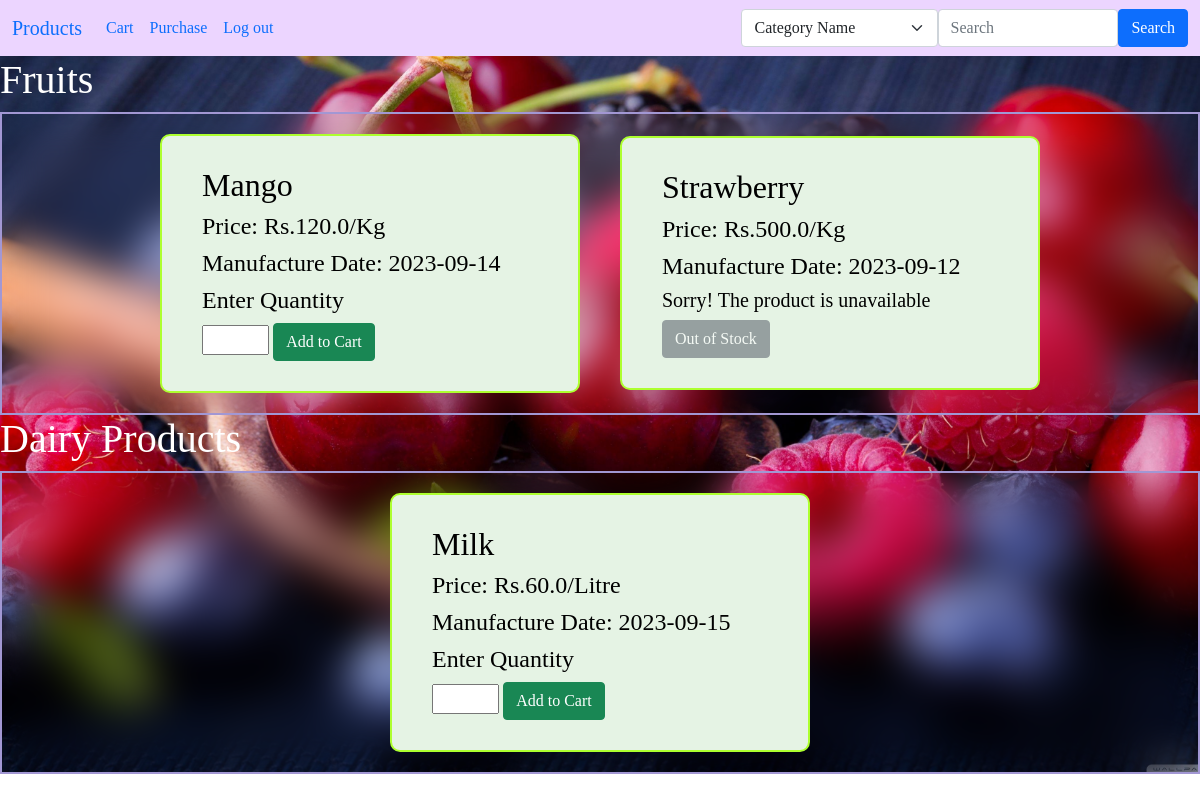
Page /user (signed in) on the committed database.
### app.py (models this page shows)
class Category(db.Model):
    id = db.Column(db.Integer, primary_key=True)
    categoryname = db.Column(db.String(150), unique=True)
    product = db.relationship('Product', backref='category', lazy=True)

class Product(db.Model):
    id = db.Column(db.Integer, primary_key=True)
    categoryid = db.Column(db.Integer, db.ForeignKey('category.id'))
    productname = db.Column(db.String(150), unique=True)
    unit = db.Column(db.String(150))
    price = db.Column(db.Float)
    manudate = db.Column(db.Date)
    stock = db.Column(db.Boolean)

### app.py (the view, shortened to what this page needs)
@app.route('/user', methods=['GET','POST'])
def user():
    categories = db.session.query(Category).all()
    return render_template("user.html", categories=categories, user = User.query.get(session['userid']))

### templates/user.html (shortened to what this page needs)
<!DOCTYPE html>
<html lang="en">
<head>
<link rel="stylesheet" href="https://cdn.jsdelivr.net/npm/bootstrap@5.0.2/dist/css/bootstrap.min.css">
<link rel="stylesheet" type="text/css" href={{ url_for('static', filename='styleuser.css')}}>
</head>
<body>
  <div class = "colour" style = "background-color: rgb(236, 213, 255);">
  <nav class="navbar navbar-expand-lg bg-body-tertiary">
    <div class="container-fluid">
      <a class="navbar-brand" href="/user">Products</a>
      <div class="collapse navbar-collapse" id="navbarSupportedContent">
        <ul class="navbar-nav me-auto mb-2 mb-lg-0">
          <li class="nav-item">
            <a class="nav-link active" aria-current="page" href="/cart">Cart</a>
          </li>
          <li class="nav-item">
            <a class="nav-link" href="/purchased">Purchase</a>
          </li>
          <li class="nav-item">
            <a class="nav-link" href="/">Log out</a>
          </li>
        </ul>
        <form id = "searchform" method="post">
        <select class="form-select" id="field" name="field"aria-label="Default select example">
          <option value="categoryname" selected>Category Name</option>
        </select>
        <input type="text" id="search" name="search" class="form-control" placeholder="Search"/>
        <button type="submit" class="btn btn-primary">Search</button>
      </form>
      </div>
    </div>
  </nav>
</div>
<div class="dummy">
{% for category in categories %}
<div class="categoryname">
<h1>{{category.categoryname}}</h1>
</div>
<div class="category">
{% for product in category.product %}
{% if (pname and pname in product.productname) or (not pname) %}
<div class="product">
<h2>{{product.productname}}</h2>
<h4>Price: Rs.{{product.price}}/{{product.unit}}</h4>
<h4>Manufacture Date: {{product.manudate}}</h4>
{% if product.stock %}
<form action="{{url_for('addcart', productid = product.id)}}" method="post">
<h4>Enter Quantity</h4>
  <input type="number" id="quantity" name="quantity" required>
<button type="submit" class="btn btn-success">Add to Cart</button>
</form>
{% else %}
<h5>Sorry! The product is unavailable</h5>
<button type="button" class="btn btn-secondary" disabled>Out of Stock</button>
{% endif %}
</div>
{% endif %}
{% endfor %}
</div>
{% endfor %}
</div>
</body>
</html>

### static/styleuser.css (style rules this page uses)
body { background: url('background2.jpg') no-repeat; background-size: cover; background-position: center; font-family: Georgia, 'Times New Roman', Times, serif; }
#searchform { display: flex; align-items: center; justify-content: center; }
.category { display: flex; align-items: center; justify-content: center; background: transparent; backdrop-filter: blur(20px); border: 2px solid rgb(162, 151, 211) }
.product { width: 420px; background-color: rgb(229, 243, 228); border: 2px solid greenyellow; color: black; border-radius: 10px; padding: 30px 40px; margin: 20px; }
.categoryname { color: white; }
#quantity { width: 20%; }

### rows in the picture
Category: categoryname "Fruits"
Product: productname "Mango", price "120.0", unit "Kg", manudate "2023-09-14"
Product: productname "Strawberry", price "500.0", unit "Kg", manudate "2023-09-12", stock "Sorry! The product is unavailable"
Category: categoryname "Dairy Products"
Product: productname "Milk", price "60.0", unit "Litre", manudate "2023-09-15"
